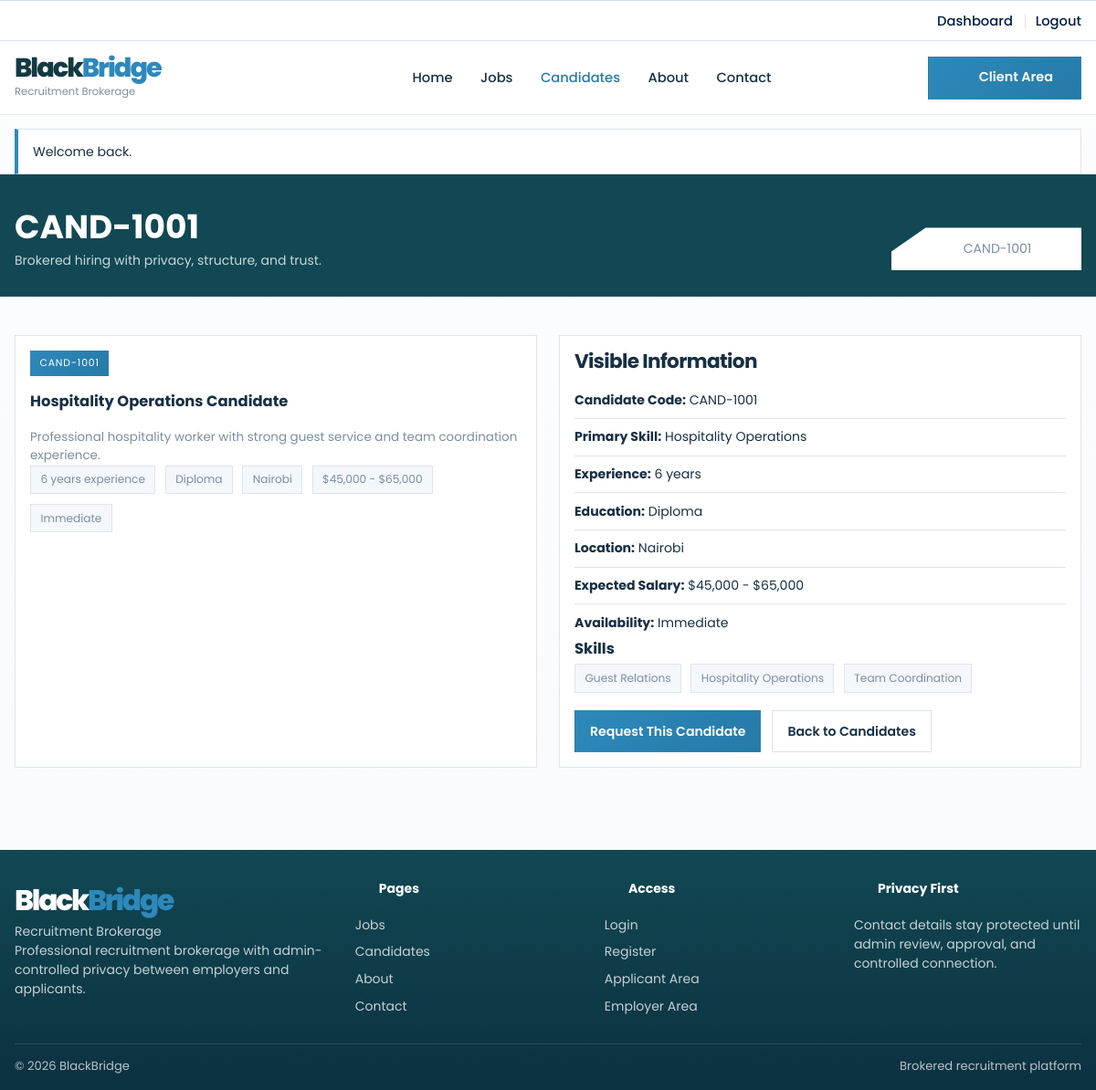
Page /candidate-details.php?id=1 (signed in) on the committed database.
### tables this page shows
CREATE TABLE IF NOT EXISTS candidate_profiles (
    id INT UNSIGNED AUTO_INCREMENT PRIMARY KEY,
    user_id INT UNSIGNED NOT NULL UNIQUE,
    candidate_code VARCHAR(30) NOT NULL UNIQUE,
    headline VARCHAR(255) NULL,
    bio TEXT NULL,
    experience_years INT UNSIGNED NOT NULL DEFAULT 0,
    education_level VARCHAR(150) NULL,
    location VARCHAR(150) NULL,
    expected_salary_min DECIMAL(10, 2) NULL,
    expected_salary_max DECIMAL(10, 2) NULL,
    availability VARCHAR(80) NULL,
    address TEXT NULL,
    status ENUM('Draft', 'Pending', 'Approved', 'Rejected') NOT NULL DEFAULT 'Draft',
    approval_notes TEXT NULL,
    admin_notes TEXT NULL,
    is_featured TINYINT(1) NOT NULL DEFAULT 0,
    submitted_at DATETIME NULL,
    approved_at DATETIME NULL,
    created_at DATETIME NOT NULL DEFAULT CURRENT_TIMESTAMP,
    updated_at DATETIME NOT NULL DEFAULT CURRENT_TIMESTAMP ON UPDATE CURRENT_TIMESTAMP,
    CONSTRAINT fk_candidate_profiles_user
        FOREIGN KEY (user_id) REFERENCES users(id)
        ON DELETE CASCADE
);

CREATE TABLE IF NOT EXISTS candidate_skills (
    id INT UNSIGNED AUTO_INCREMENT PRIMARY KEY,
    profile_id INT UNSIGNED NOT NULL,
    category_id INT UNSIGNED NULL,
    skill_name VARCHAR(150) NOT NULL,
    CONSTRAINT fk_candidate_skills_profile
        FOREIGN KEY (profile_id) REFERENCES candidate_profiles(id)
        ON DELETE CASCADE,
    CONSTRAINT fk_candidate_skills_category
        FOREIGN KEY (category_id) REFERENCES skill_categories(id)
        ON DELETE SET NULL
);

### includes/auth.php (called while the page is built, shortened)
<?php
function current_user(): ?array
{
    static $cachedUser = null;
    static $cachedUserId = null;
    $userId = $_SESSION['user_id'] ?? null;
    if ($cachedUser !== null && $cachedUserId === (int) $userId) {
        return $cachedUser;
    }
    global $pdo;
    $statement = $pdo->prepare(
        'SELECT u.*, ep.company_name
         FROM users u
         LEFT JOIN employer_profiles ep ON ep.user_id = u.id
         WHERE u.id = :id
         LIMIT 1'
    );
    $statement->execute(['id' => $userId]);
    $user = $statement->fetch();
    $cachedUser = $user;
    $cachedUserId = (int) $userId;
    return $cachedUser;
}

### candidate-details.php (the view, shortened to what this page needs)
<?php
require_once __DIR__ . '/config/config.php';
$candidateId = (int) ($_GET['id'] ?? 0);
$statement = $pdo->prepare(
    'SELECT cp.*,
            (
                SELECT cs.skill_name
                FROM candidate_skills cs
                WHERE cs.profile_id = cp.id
                ORDER BY cs.id ASC
                LIMIT 1
            ) AS primary_skill
     FROM candidate_profiles cp
     WHERE cp.id = :id AND cp.status = "Approved"
     LIMIT 1'
);
$statement->execute(['id' => $candidateId]);
$candidate = $statement->fetch();
$currentUser = current_user();
$summary = candidate_public_summary($candidate);
$skillsStatement = $pdo->prepare(
    'SELECT skill_name
     FROM candidate_skills
     WHERE profile_id = :profile_id
     ORDER BY skill_name'
);
$skillsStatement->execute(['profile_id' => $candidate['id']]);
$skills = $skillsStatement->fetchAll();
require_once __DIR__ . '/includes/header.php';
?>
<section class="section">
    <div class="container detail-grid">
        <article class="panel">
            <span class="candidate-code-badge"><?= e($summary['candidate_code']) ?></span>
            <h1><?= e($summary['primary_skill']) ?> Candidate</h1>
            <p><?= nl2br(e($summary['bio'])) ?></p>
            <div class="inline-meta">
                <span><?= e($summary['experience_years']) ?> years experience</span>
                <span><?= e($summary['education_level']) ?></span>
                <span><?= e($summary['location']) ?></span>
                <span><?= e($summary['salary_range']) ?></span>
                <span><?= e($summary['availability']) ?></span>
            </div>
        </article>
        <article class="panel">
            <h2>Visible Information</h2>
            <ul class="list-clean">
                <li><strong>Candidate Code:</strong> <?= e($summary['candidate_code']) ?></li>
                <li><strong>Primary Skill:</strong> <?= e($summary['primary_skill']) ?></li>
                <li><strong>Experience:</strong> <?= e($summary['experience_years']) ?> years</li>
                <li><strong>Education:</strong> <?= e($summary['education_level']) ?></li>
                <li><strong>Location:</strong> <?= e($summary['location']) ?></li>
                <li><strong>Expected Salary:</strong> <?= e($summary['salary_range']) ?></li>
                <li><strong>Availability:</strong> <?= e($summary['availability']) ?></li>
            </ul>
            <?php if ($skills !== []): ?>
                <h3>Skills</h3>
                <div class="inline-meta">
                    <?php foreach ($skills as $skill): ?>
                        <span><?= e($skill['skill_name']) ?></span>
                    <?php endforeach; ?>
                </div>
            <?php endif; ?>
            <div class="card-actions" style="margin-top: 1.2rem;">
                <?php if ($currentUser !== null && $currentUser['role'] === 'employer'): ?>
                    <a class="button button-dark" href="<?= e(app_url('request-candidate.php?id=' . $candidate['id'])) ?>">Request This Candidate</a>
                <?php else: ?>
                    <a class="button button-dark" href="<?= e(app_url('login.php')) ?>">Login to Request</a>
                <?php endif; ?>
                <a class="ghost-button" href="<?= e(app_url('candidates.php')) ?>">Back to Candidates</a>
            </div>
        </article>
    </div>
</section>
<?php require_once __DIR__ . '/includes/footer.php'; ?>

### rows in the picture
candidate_profiles: candidate_code "CAND-1001", bio "Professional hospitality worker with strong guest service and team coordination experience.", experience_years "6", education_level "Diploma", location "Nairobi", availability "Immediate"
candidate_skills: skill_name "Guest Relations"
candidate_skills: skill_name "Hospitality Operations"
candidate_skills: skill_name "Team Coordination"

### other values in the picture
$brandPrimary "Black"
$brandAccent "Bridge"
$brandTagline "Recruitment Brokerage"
$item['label'] "Home"
$item['label'] "Jobs"
$item['label'] "Candidates"
$item['label'] "About"
$item['label'] "Contact"
$flash['message'] "Welcome back."
$pageTitle "CAND-1001"
$pageIntroText "Brokered hiring with privacy, structure, and trust."
$summary['primary_skill'] "Hospitality Operations"
$summary['salary_range'] "$45,000 - $65,000"
site_setting($pdo, 'footer.privacy_title', 'Privacy First') "Privacy First"
$siteDisplayName "BlackBridge"
